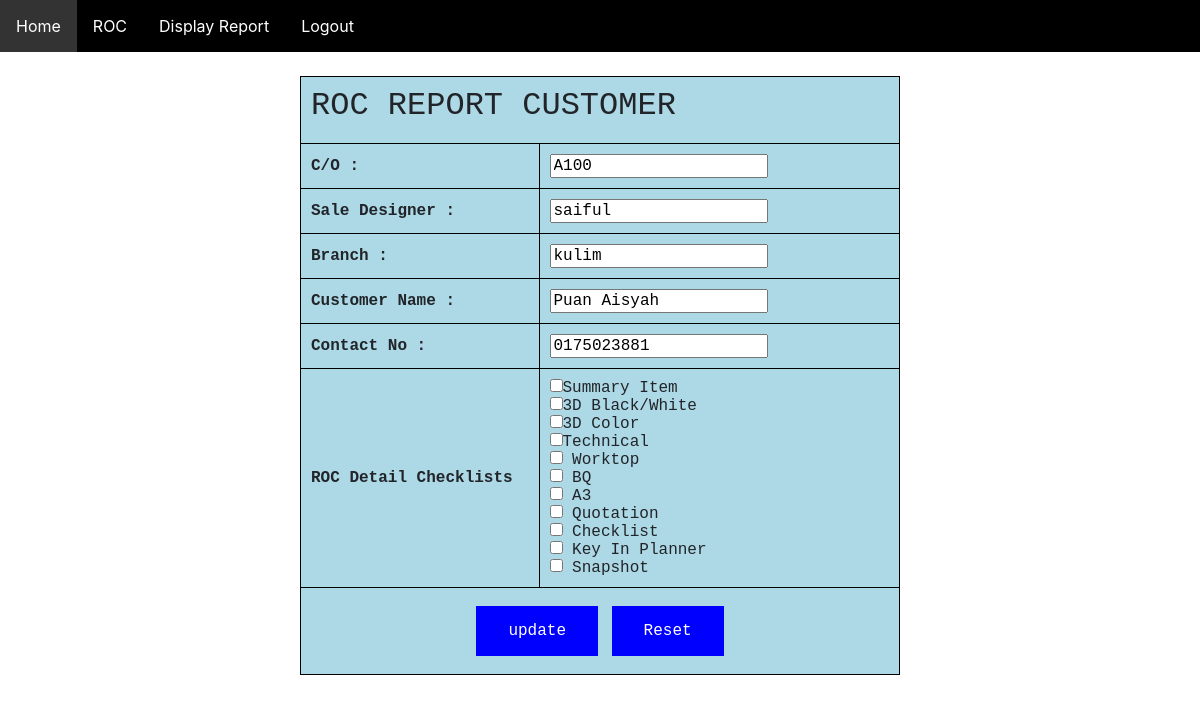
Page /ifkitchen/updateroc.php?id=36 on the committed database.
### tables this page shows
CREATE TABLE `roc` (
  `id` int(10) NOT NULL,
  `empno` text NOT NULL,
  `sd` text NOT NULL,
  `branch` text NOT NULL,
  `name` text NOT NULL,
  `notel` text NOT NULL,
  `check` varchar(200) NOT NULL,
  `summary` varchar(50) NOT NULL,
  `bw` varchar(50) NOT NULL,
  `color` varchar(50) NOT NULL,
  `technical` varchar(50) NOT NULL,
  `worktop` varchar(50) NOT NULL,
  `bq` varchar(50) NOT NULL,
  `a3` varchar(50) NOT NULL,
  `quotation` varchar(50) NOT NULL,
  `checklist` varchar(50) NOT NULL,
  `keyin` varchar(50) NOT NULL,
  `snapshot` varchar(50) NOT NULL
);

### ifkitchen/updateroc.php (the view, shortened to what this page needs)
<?php include('navbarroc.php');
      include('connection.php');?>
<!DOCTYPE html>
<html lang="en">
<head>
</head>
<body>
<center>
    <?php
    include_once("connection.php");
    ?>
<?php
if (isset($_GET['id'])) {
$id=$_GET['id'];
$result = mysqli_query($conn,"SELECT * FROM roc WHERE id='{$id}' ");
while($res= mysqli_fetch_array($result)){
  $empno=($res['empno']);
  $sd=($res['sd']);
  $branch=$res['branch'];
  $name=$res['name'];
  $notel=$res['notel'];
}
?>
 <form method="post" action="">
 <table id = "t01">
 <tr>
 <th colspan="2"><h2>ROC REPORT CUSTOMER</h2></th>
 </tr>
 <tr>
 <th>C/O :</th>
 <td><input type="text" name="empno" value="<?php echo $empno ;?>" required></td>
 </tr>
 <tr>
 <th>Sale Designer :</th>
 <td><input type="text" name="sd" value="<?php echo $sd ;?>"required></td>
 </tr>
 <tr>
 <th>Branch :</th>
 <td><input type="text" name="branch" value="<?php echo $branch ;?>" required></td>
 </tr>
 <tr>
 <th>Customer Name :</th>
 <td><input type="text" name="name" value="<?php echo $name ;?>" required></td>
 </tr>
 <tr>
 <th>Contact No :</th>
 <td><input type="text" name="notel" value="<?php echo $notel ;?>" required></td>
 </tr>
 <tr>
 <th><span>ROC Detail Checklists</span><br/></th>
 <td>
 <input type="checkbox" name="summary" value="Summary Item">Summary Item<br />
<input type="checkbox" name="bw" value="3D Black/White">3D Black/White<br />
<input type="checkbox" name="color" value="3D Color">3D Color<br />
<input type="checkbox" name="technical" value="Technical">Technical<br />
<input type="checkbox" name="worktop" value="Worktop"> Worktop<br />
 <input type="checkbox" name="bq" value="BQ"> BQ<br />
 <input type="checkbox" name="a3" value="A3"> A3<br />
 <input type="checkbox" name="quotation" value="Quotation"> Quotation<br />
 <input type="checkbox" name="checklist" value="Checklist"> Checklist<br />
 <input type="checkbox" name="keyin" value="keyin Planner"> Key In Planner<br />
 <input type="checkbox" name="snapshot" value="Snapshot"> Snapshot<br />
 </td>
 </tr>
 <tr>
 <td colspan="2" align="center">
 <input type="submit" name="submit" value="update"/>
 <input type="reset" name="reset" value="Reset"/>
 </td>
 </tr>
</table>
<?php
} ?>
</form>
</center>
</body>
</html>

### ifkitchen/navbarroc.php (style rules this page uses)
html { font-family: Arial; display: inline-block; margin: 0px auto; text-align: left; }

### ifkitchen/updateroc.php (style rules this page uses)
table, th, td { border: 1px solid black; border-collapse: collapse; padding:5px; text-align: left, center; width: 10%; }
th { padding: 10px; text-align: left, center; font-family: "Lucida Console", "Courier New", monospace; }
td { padding: 10px; text-align: left, center; font-family: "Lucida Console", "Courier New", monospace; }
#t01 { width: 50%; background-color: lightblue; }
input[type=submit] { background-color: blue; border: none; color: white; padding: 16px 32px; text-decoration: none; display: inline-block; cursor: pointer; margin: 8px 2px; -webkit-transition-duration: 0.4s; transition-duration: 0.4s; font-family: "Lucida Console", "Courier New", monospace; }
input[type=reset] { background-color: blue; border: none; color: white; padding: 16px 32px; text-decoration: none; display: inline-block; cursor: pointer; margin: 4px 2px; -webkit-transition-duration: 0.4s; transition-duration: 0.4s; font-family: "Lucida Console", "Courier New", monospace; }
h2 { font-family: "Lucida Console", monospace; }

### rows in the picture
roc: empno "A100", sd "saiful", branch "kulim", name "Puan Aisyah", notel "0175023881"
